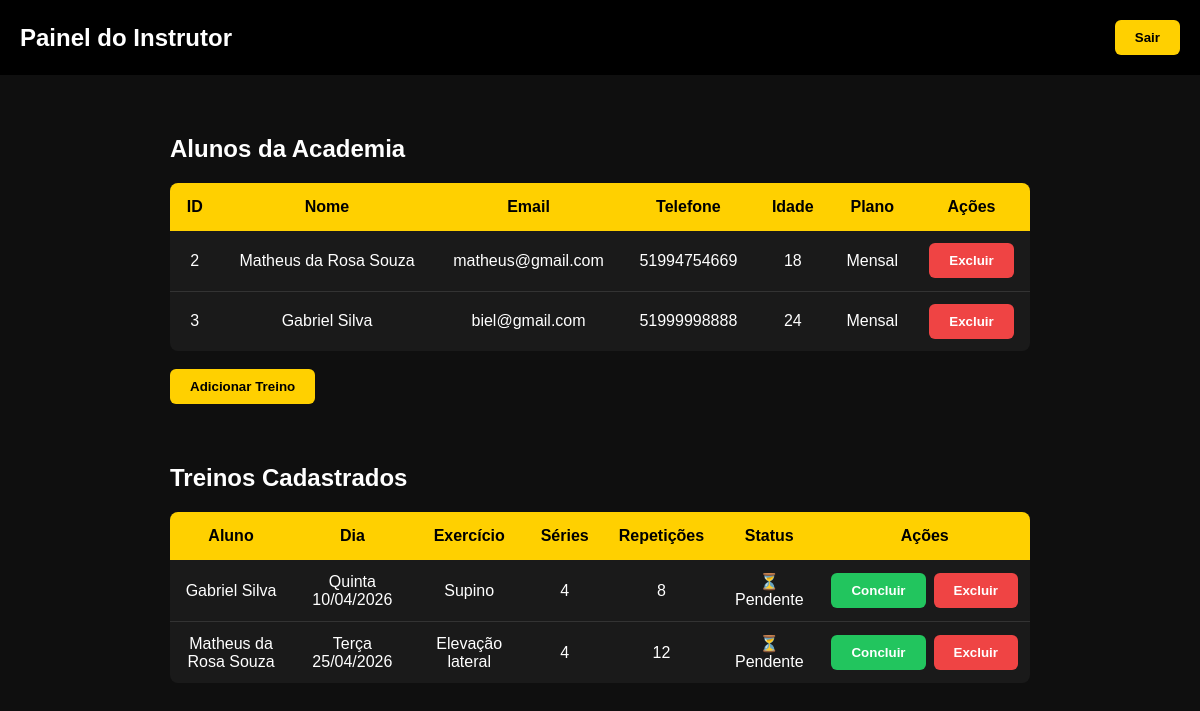
/admin_dashboard.php (signed in), run on the app's committed database.
### tables this page shows
CREATE TABLE usuarios (
            id INTEGER PRIMARY KEY AUTOINCREMENT,
            nome TEXT,
            email TEXT UNIQUE,
            senha TEXT,
            telefone TEXT,
            idade INTEGER,
            plano TEXT
        );

CREATE TABLE treinos (
            id INTEGER PRIMARY KEY AUTOINCREMENT,
            usuario_id INTEGER,
            dia TEXT,
            exercicio TEXT,
            series TEXT,
            repeticoes TEXT,
            status TEXT DEFAULT 'pendente',

            FOREIGN KEY (usuario_id) REFERENCES usuarios(id)
        );

### admin_dashboard.php (the view, shortened to what this page needs)
<?php
require "database.php";
$usuarios = $db->query("SELECT * FROM usuarios");
$sql = $db->query("
    SELECT treinos.*, usuarios.nome
    FROM treinos
    JOIN usuarios ON usuarios.id = treinos.usuario_id
    ORDER BY treinos.id DESC
");
$treinos = $sql->fetchAll();
?>
<!DOCTYPE html>
<html lang="pt-BR">
<head>
<link rel="stylesheet" href="style.css">
</head>
<body>
<header>
<div class="header-container">
<h1 class="logo">Painel do Instrutor</h1>
<div class="header-buttons">
<a href="index.php"><button type="button">Sair</button></a>
</div>
</div>
</header>
<div class="treinos-container">
<h2>Alunos da Academia</h2>
<table>
<tr>
<th>ID</th>
<th>Nome</th>
<th>Email</th>
<th>Telefone</th>
<th>Idade</th>
<th>Plano</th>
<th>Ações</th>
</tr>
<?php foreach ($usuarios as $user): ?>
<tr>
<td><?= htmlspecialchars($user['id']) ?></td>
<td><?= htmlspecialchars($user['nome']) ?></td>
<td><?= htmlspecialchars($user['email']) ?></td>
<td><?= htmlspecialchars($user['telefone']) ?></td>
<td><?= htmlspecialchars($user['idade']) ?></td>
<td><?= htmlspecialchars($user['plano']) ?></td>
<td>
<div class="acoes">
<a href="excluir_usuario.php?id=<?= $user['id']; ?>"
   onclick="return confirm('Excluir aluno?')">
    <button class="btn-excluir">Excluir</button>
</a>
</div>
</td>
</tr>
<?php endforeach; ?>
</table>
<br>
<a href="add_treino.php">
<button type="button">Adicionar Treino</button>
</a>
</div>
<div class="treinos-container">
<h2>Treinos Cadastrados</h2>
<table>
<tr>
<th>Aluno</th>
<th>Dia</th>
<th>Exercício</th>
<th>Séries</th>
<th>Repetições</th>
<th>Status</th>
<th>Ações</th>
</tr>
<?php foreach ($treinos as $t): ?>
<tr>
<td><?= htmlspecialchars($t['nome']) ?></td>
<td><?= htmlspecialchars($t['dia']) ?></td>
<td><?= htmlspecialchars($t['exercicio']) ?></td>
<td><?= htmlspecialchars($t['series']) ?></td>
<td><?= htmlspecialchars($t['repeticoes']) ?></td>
<td>
<?= $t['status'] === 'concluido' ? '✅ Concluído' : '⏳ Pendente' ?>
</td>
<td>
<div class="acoes">
<a href="concluir_treino.php?id=<?= $t['id'] ?>">
    <button class="btn-concluir">Concluir</button>
</a>
<a href="excluir_treino.php?id=<?= $t['id'] ?>"
   onclick="return confirm('Excluir treino?')">
    <button class="btn-excluir">Excluir</button>
</a>
</div>
</td>
</tr>
<?php endforeach; ?>
</table>
</div>
</body>
</html>

### style.css (style rules this page uses)
* { margin: 0; padding: 0; box-sizing: border-box; font-family: Arial, Helvetica, sans-serif; }
body { background: #0f0f0f; color: white; }
header { width: 100%; background: #000; }
.header-container { max-width: 1200px; margin: auto; display: flex; align-items: center; justify-content: space-between; padding: 20px; }
header h1 { font-size: 24px; }
button { background: #ffd000; border: none; padding: 10px 20px; font-weight: bold; cursor: pointer; transition: 0.3s; border-radius: 6px; }
.header-buttons { display: flex; gap: 10px; }
.treinos-container { max-width: 900px; margin: 60px auto; padding: 0 20px; }
table { width: 100%; border-collapse: collapse; margin-top: 20px; background: #1a1a1a; border-radius: 8px; overflow: hidden; }
th { background: #ffd000; color: black; padding: 15px; }
td { padding: 12px; text-align: center; border-bottom: 1px solid #333; height: 60px; }
tr:last-child td { border-bottom: none; }
.acoes { display: flex; gap: 8px; justify-content: center; align-items: center; }
.btn-concluir { background: #22c55e; color: white; }
.btn-excluir { background: #ef4444; color: white; }

### data on the page
usuarios: id "2", nome "Matheus da Rosa Souza", email "matheus@gmail.com", telefone "51994754669", idade "18", plano "Mensal"
usuarios: id "3", nome "Gabriel Silva", email "biel@gmail.com", telefone "51999998888", idade "24", plano "Mensal"
treinos: usuario.nome "Gabriel Silva", dia "Quinta 10/04/2026", exercicio "Supino", series "4", repeticoes "8", status "⏳ Pendente"
treinos: usuario.nome "Matheus da Rosa Souza", dia "Terça 25/04/2026", exercicio "Elevação lateral", series "4", repeticoes "12", status "⏳ Pendente"
